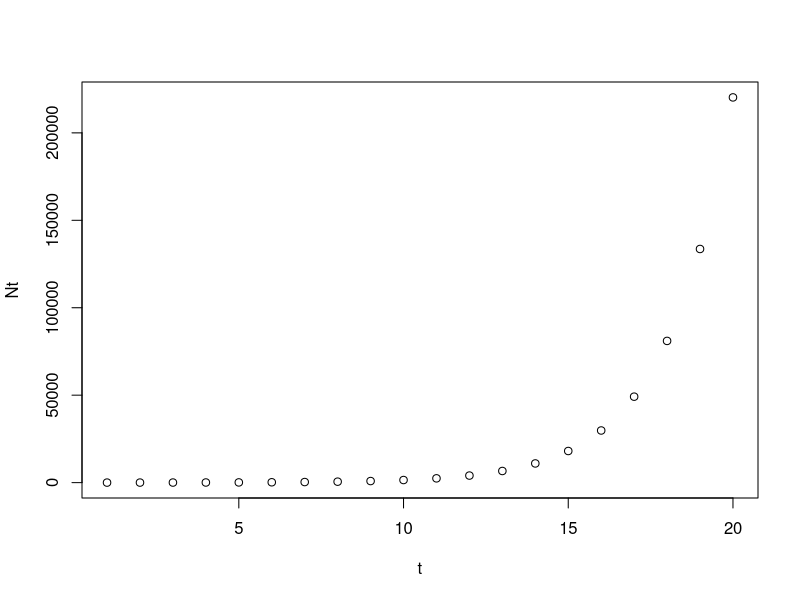
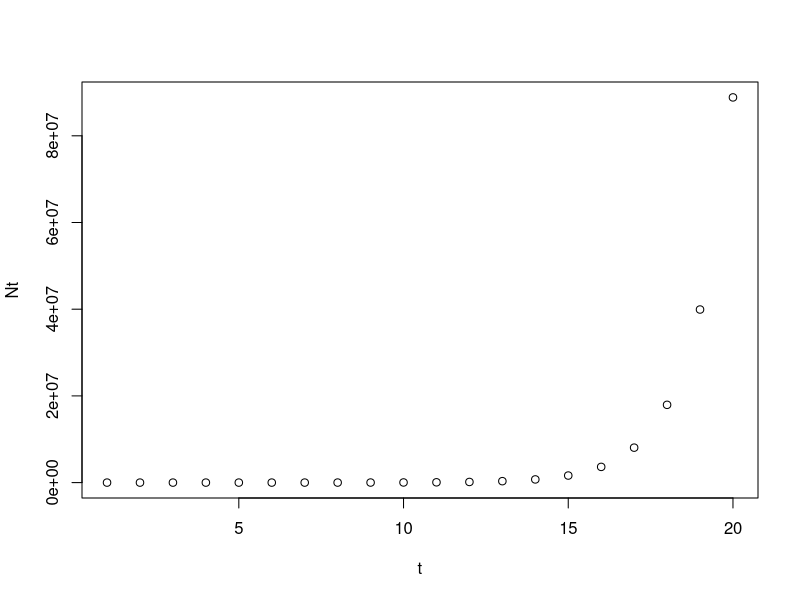
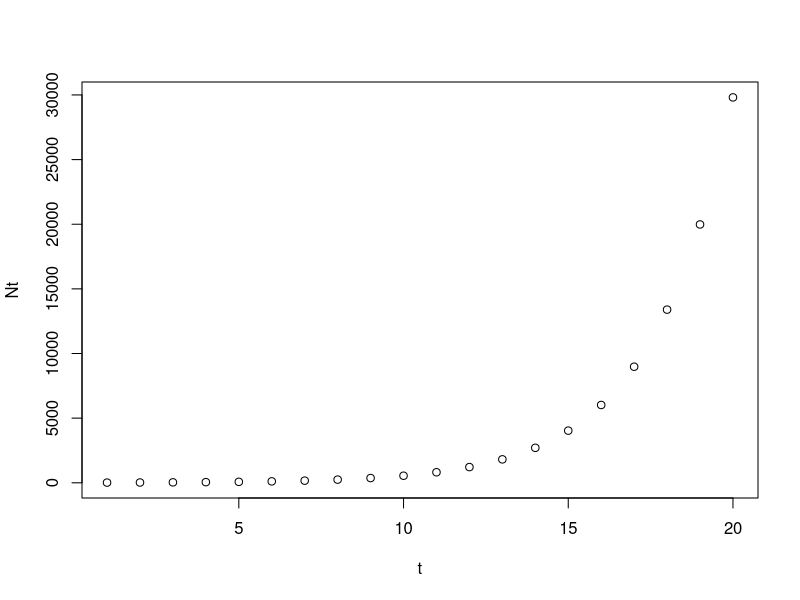

Generate these figures, in order, with R:
# Problem Set: R Language
# Problem Number 3
# Status: In Progress
# Heatherlee Leary
# hleary@arizona.edu



#### OBJECTIVES ##########################################################################################################

# Write a logistic growth function
# that also generates a plot with time on the x axis and Nt on the y axis. 
# Using that function create plots for 20 days 
# assuming an initial population size of 10 individuals and a carrying capacity of 1,000 individuals 
# under three growth rate scenarios (0.5, 0.8, 0.4).

###########################################################################################################################

# Write an exponential growth function.
Ni <- 10
t <- c(1:20)


Nt <- function(r){
  Nt <- Ni * exp(r*t)
  plot(t, Nt)
}

Nt(0.5)
Nt(0.8)
Nt(0.4)

# Logistic growth function (to incorporate K)




